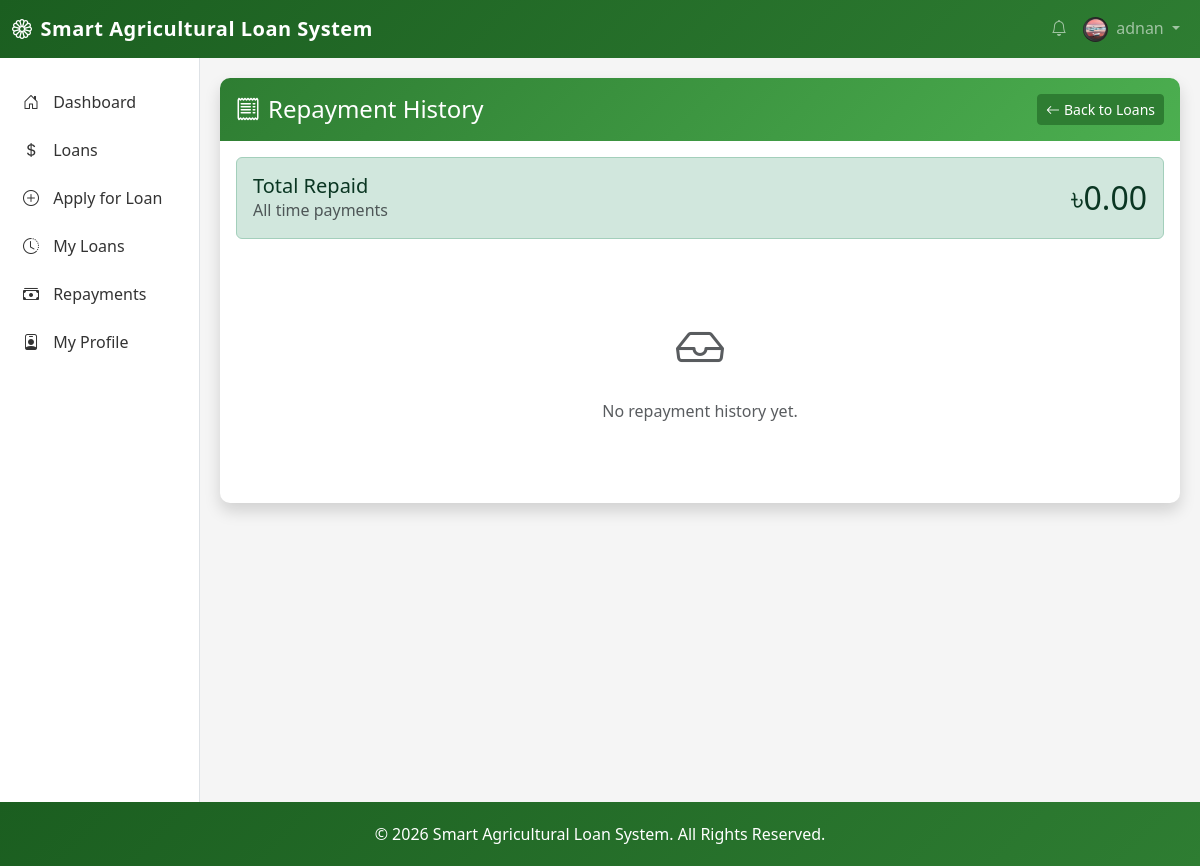
/repayments/ (signed in), run on the app's committed database.
### loan_app/models.py (models this page shows, shortened)
class User(AbstractUser):
    ROLE_CHOICES = [
        ("Farmer", "Farmer"),
        ("Bank Officer", "Bank Officer"),
        ("Admin", "Admin"),
    ]
    role = models.CharField(max_length=20, choices=ROLE_CHOICES, default="Farmer")
    phone_number = models.CharField(max_length=20, blank=True)
    profile_picture = models.ImageField(
        upload_to="profile_pictures/", blank=True, null=True
    )
    is_verified = models.BooleanField(default=False)
    nid_card_front = models.FileField(
        upload_to="nid_cards/",
        blank=True,
        null=True,
        help_text="Upload NID card front side",
    )
    nid_card_back = models.FileField(
        upload_to="nid_cards/",
        blank=True,
        null=True,
        help_text="Upload NID card back side",
    )
    nid_verified = models.BooleanField(
        default=False, help_text="Whether NID has been verified by bank officer"
    )
    nid_verified_by = models.ForeignKey(
        "self",
        on_delete=models.SET_NULL,
        null=True,
        blank=True,
        related_name="nid_verifications",
    )
    nid_verified_at = models.DateTimeField(null=True, blank=True)

### loan_app/views.py (the view)
# urls.py: path("repayments/", views.repayment_history, name="repayment_history"),
@login_required
def repayment_history(request):
    repayments = Repayment.objects.filter(loan__farmer=request.user).order_by(
        "-payment_date"
    )
    paginator = Paginator(repayments, 15)
    page_number = request.GET.get("page")
    page_obj = paginator.get_page(page_number)
    total_repaid = repayments.aggregate(Sum("amount_paid"))["amount_paid__sum"] or 0
    return render(
        request,
        "repayment/history.html",
        {"page_obj": page_obj, "total_repaid": total_repaid},
    )

### templates/repayment/history.html (shortened to what this page needs)
{% extends 'base.html' %}
{% block content %}
<div class="row">
    <div class="col-12">
        <div class="card shadow">
            <div class="card-header py-3 d-flex justify-content-between align-items-center">
                <h4 class="mb-0"><i class="bi bi-receipt me-2"></i>Repayment History</h4>
                <a href="{% url 'loan_history' %}" class="btn btn-primary btn-sm">
                    <i class="bi bi-arrow-left me-1"></i>Back to Loans
                </a>
            </div>
            <div class="card-body">
                <div class="alert alert-success mb-4">
                    <div class="d-flex justify-content-between align-items-center">
                        <div>
                            <h5 class="mb-0">Total Repaid</h5>
                            <p class="mb-0 text-muted">All time payments</p>
                        </div>
                        <h2 class="mb-0">৳{{ total_repaid|floatformat:2 }}</h2>
                    </div>
                </div>
                {% if page_obj %}
                <div class="table-responsive">
                    <table class="table table-hover">
                        <thead class="table-light">
                            <tr>
                                <th>ID</th>
                                <th>Loan ID</th>
                                <th>Loan Type</th>
                                <th>Amount Paid</th>
                                <th>Remaining Balance</th>
                                <th>Payment Date</th>
                                <th>Notes</th>
                            </tr>
                        </thead>
                        <tbody>
                            {% for repayment in page_obj %}
                            <tr>
                                <td>#{{ repayment.id }}</td>
                                <td>#{{ repayment.loan.id }}</td>
                                <td>{{ repayment.loan.loan_type.name }}</td>
                                <td class="text-success">৳{{ repayment.amount_paid|floatformat:2 }}</td>
                                <td>৳{{ repayment.remaining_balance|floatformat:2 }}</td>
                                <td>{{ repayment.payment_date|date:"M d, Y, h:i A" }}</td>
                                <td>{{ repayment.notes|truncatewords:3 }}</td>
                            </tr>
                            {% endfor %}
                        </tbody>
                    </table>
                </div>
                {% if page_obj.has_other_pages %}
                <nav>
                    <ul class="pagination justify-content-center">
                        {% if page_obj.has_previous %}
                        <li class="page-item">
                            <a class="page-link" href="?page={{ page_obj.previous_page_number }}">Previous</a>
                        </li>
                        {% else %}
                        <li class="page-item disabled">
                            <span class="page-link">Previous</span>
                        </li>
                        {% endif %}
                        {% for num in page_obj.paginator.page_range %}
                            {% if page_obj.number == num %}
                            <li class="page-item active">
                                <span class="page-link">{{ num }}</span>
                            </li>
                            {% elif num > page_obj.number|add:'-3' and num < page_obj.number|add:'3' %}
                            <li class="page-item">
                                <a class="page-link" href="?page={{ num }}">{{ num }}</a>
                            </li>
                            {% endif %}
                        {% endfor %}
                        {% if page_obj.has_next %}
                        <li class="page-item">
                            <a class="page-link" href="?page={{ page_obj.next_page_number }}">Next</a>
                        </li>
                        {% else %}
                        <li class="page-item disabled">
                            <span class="page-link">Next</span>
                        </li>
                        {% endif %}
                    </ul>
                </nav>
                {% endif %}
                {% else %}
                <div class="text-center py-5">
                    <i class="bi bi-inbox text-muted" style="font-size: 3rem;"></i>
                    <p class="mt-3 text-muted">No repayment history yet.</p>
                </div>
                {% endif %}
            </div>
        </div>
    </div>
</div>
{% endblock %}

### templates/base.html (shortened to what this page needs)
<!DOCTYPE html>
<html lang="en">
<head>
    <link href="https://cdn.jsdelivr.net/npm/bootstrap@5.3.2/dist/css/bootstrap.min.css" rel="stylesheet">
    <link rel="stylesheet" href="https://cdn.jsdelivr.net/npm/bootstrap-icons@1.11.1/font/bootstrap-icons.css">
</head>
<body>
    <nav class="navbar navbar-expand-lg navbar-dark">
        <div class="container-fluid">
            <a class="navbar-brand" href="/">
                <i class="bi bi-flower1 me-2"></i>Smart Agricultural Loan System
            </a>
            <div class="collapse navbar-collapse" id="navbarNav">
                <ul class="navbar-nav ms-auto">
                    <li class="nav-item">
                        <a class="nav-link" href="#"><i class="bi bi-bell"></i></a>
                    </li>
                    <li class="nav-item dropdown">
                        <a class="nav-link dropdown-toggle" href="#" role="button" data-bs-toggle="dropdown">
                            {% if user.profile_picture %}
                                <img src="{{ user.profile_picture.url }}" class="rounded-circle me-1" style="width: 25px; height: 25px; object-fit: cover;">
                            {% else %}
                                <i class="bi bi-person-circle"></i>
                            {% endif %}
                            {{ user.username }}
                        </a>
                    </li>
                </ul>
            </div>
        </div>
    </nav>
    <div class="container-fluid">
        <div class="row">
            <div class="col-md-2 sidebar">
                <ul class="nav flex-column">
                    <li class="nav-item">
                        <a class="nav-link" href="{% url 'dashboard' %}">
                            <i class="bi bi-house-door"></i> Dashboard
                        </a>
                    </li>
                    {% if user.role == 'Farmer' %}
                    <li class="nav-item">
                        <a class="nav-link" href="{% url 'loan_list' %}">
                            <i class="bi bi-currency-dollar"></i> Loans
                        </a>
                    </li>
                    <li class="nav-item">
                        <a class="nav-link" href="{% url 'loan_apply' %}">
                            <i class="bi bi-plus-circle"></i> Apply for Loan
                        </a>
                    </li>
                    <li class="nav-item">
                        <a class="nav-link" href="{% url 'loan_history' %}">
                            <i class="bi bi-clock-history"></i> My Loans
                        </a>
                    </li>
                    <li class="nav-item">
                        <a class="nav-link" href="{% url 'repayment_history' %}">
                            <i class="bi bi-cash-stack"></i> Repayments
                        </a>
                    </li>
                    <li class="nav-item">
                        <a class="nav-link" href="{% url 'farmer_profile' %}">
                            <i class="bi bi-person-badge"></i> My Profile
                        </a>
                    </li>
                    {% endif %}
                </ul>
            </div>
            <div class="col-md-10 content-wrapper">
                {% block content %}{% endblock %}
            </div>
        </div>
    </div>
    <footer class="footer text-center">
        <div class="container">
            <p class="mb-0">&copy; 2026 Smart Agricultural Loan System. All Rights Reserved.</p>
        </div>
    </footer>
</body>
</html>

### templates/base.html (style rules this page uses)
:root { --agri-green: #2e7d32; --agri-green-light: #4caf50; --agri-green-dark: #1b5e20; --agri-light: #e8f5e9; }
body { background-color: #f5f5f5; min-height: 100vh; display: flex; flex-direction: column; }
.navbar { background: linear-gradient(135deg, var(--agri-green-dark), var(--agri-green)); }
.sidebar { background: white; min-height: calc(100vh - 56px); border-right: 1px solid #dee2e6; padding: 20px 0; }
.sidebar .nav-link { color: #333; padding: 12px 20px; border-left: 3px solid transparent; transition: all 0.3s; }
.sidebar .nav-link i { margin-right: 10px; }
.content-wrapper { flex: 1; padding: 20px; }
.card { border: none; border-radius: 10px; box-shadow: 0 2px 10px rgba(0,0,0,0.08); }
.card-header { background: linear-gradient(135deg, var(--agri-green), var(--agri-green-light)); color: white; border-radius: 10px 10px 0 0 !important; border: none; }
.btn-primary { background-color: var(--agri-green); border-color: var(--agri-green); }
.footer { background: linear-gradient(135deg, var(--agri-green-dark), var(--agri-green)); color: white; padding: 20px 0; margin-top: auto; }
.navbar-brand { font-weight: 600; letter-spacing: 0.5px; }

### data on the page
User: profile_picture (picture), username "adnan"

### other printed values
{{ total_repaid|floatformat:2 }} "0.00"
